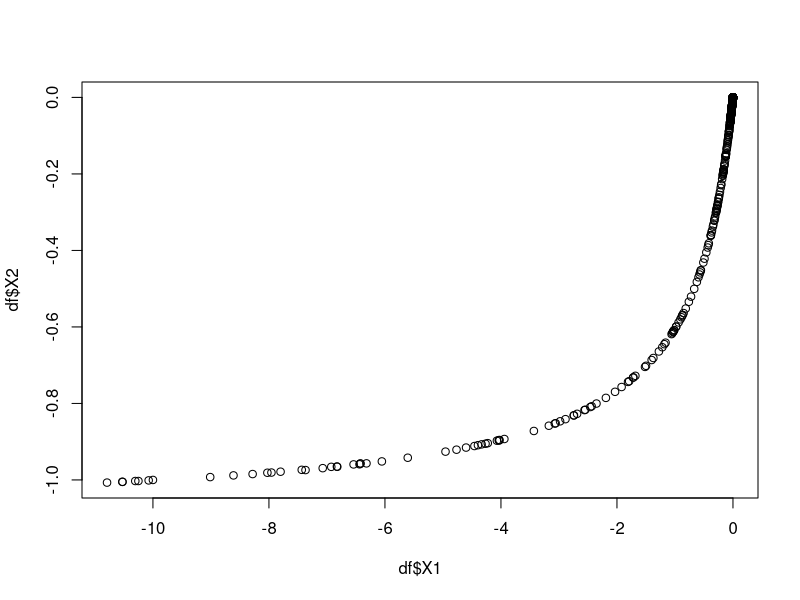
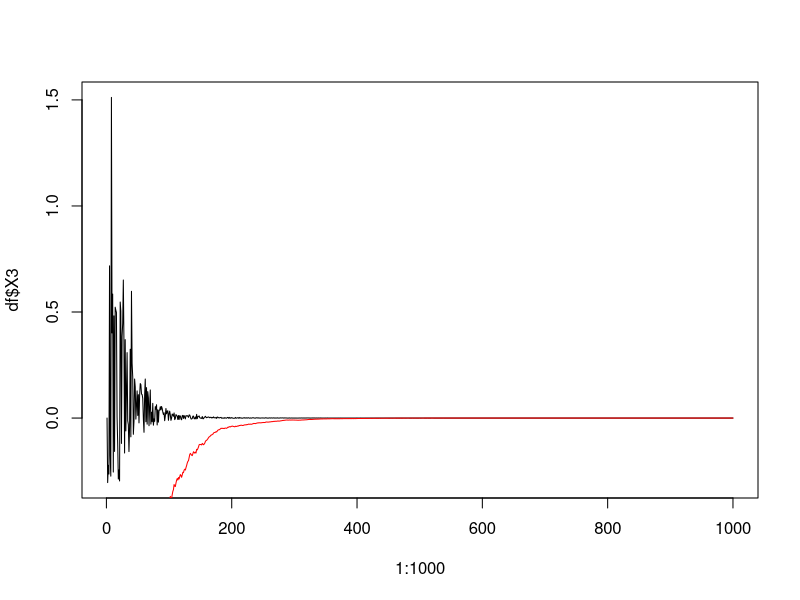
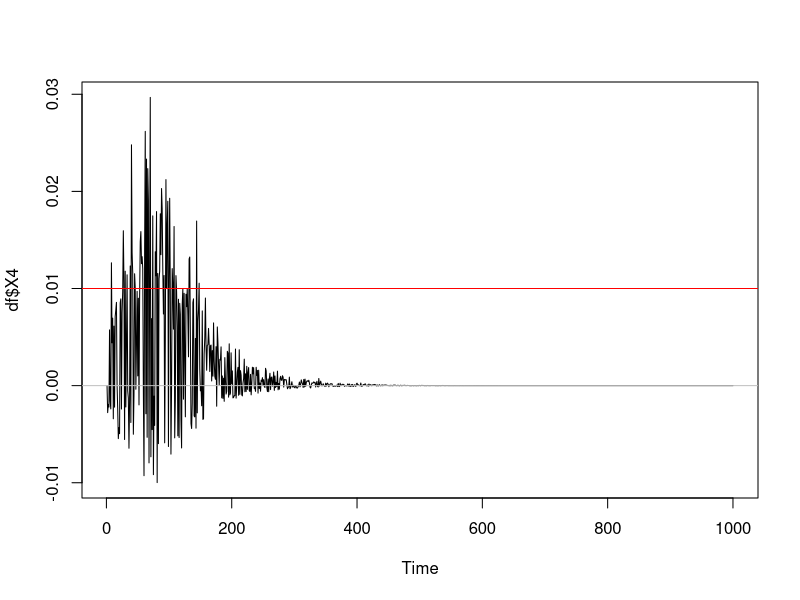

Recreate these plots in R, in order. (Note: this script raises an error after producing the figures.)
#####################################
### Bivariate Truncated Distribution
####################################
###################################
#### Function to find projection
###################################
projection  = function(u)
{
  if(all(u[1] < 0, na.rm = TRUE) && all(u[2] < 0, na.rm = TRUE))
  {
    return(c(0,0))
  } else if (u[1]>0 & u[2]<0)
  {
    return(c(u[1],0))
  } else
  {
    return(c(0,u[2]))
  }
}

####################################
##### Shooting an arrow function
####################################
#u = (x,y): is current position
#c0 = (a,b): is projection from current position 
# v : random draw from standard gaussian distribution
arrow = function(u,c0,z)
{
  x = u[1]
  y = u[2]
  a = c0[1]
  b = c0[2]
  
  z1 = x + z*(x - a)
  z2 = y + z*(y - b)
  return(c(z1,z2))
}

# z = rnorm(1)
# a = 0 
# b = 0
# arrow(4,-5,z)
####################
### Augmented Drift
#################### 
aug_drift= function(x)
{
  x1 = x[1]
  x2 = x[2]
  
  if( x1>0 && x2>0)
  {
    return(-x)
  }
  else
  {
    return(c(-Inf, -Inf))
  }
}

#aug_drift(c(a,b))

########################
##Probability function
#######################
p = function(x,dt,v)
{
  mu = aug_drift(x) 
  temp = sqrt(pi*dt)*v*mu
  return(pnorm(temp/2)) 
}

#p(c(2,-3), 1e-2,z)

###############################################
### AugUBA2D : Truncated Bivariate Gaussian
################################################
AugUBA2d = function(x0,dt,N)
{
  #Initialize
  out = matrix(0 , nrow = N , ncol = 2)
  step = matrix(0 , nrow= N , ncol = 2)
  out[1, ] = x0
  step[1, ] = 0
  for( i in 2:N)
  {
    x1=out[(i-1),1]
    x2= out[(i-1),2]
    print(c(x1,x2))
    
    U = runif(2)
    
    ##If point is inside the support, run UBA
    if(!is.na(x1) && x1 > 0 && !is.na(x2) && x2 > 0){
      print('Entering UBA')
      v = rnorm(2)
      prob = p(out[(i-1), ], dt = dt, v = v)
      b = ifelse(U <= prob, 1, -1)
    }else{ 
      ##Point is outside the support, run AugUBA
      print('Entering AugUBA')
      z = rnorm(1)
      prob = p(out[(i-1), ], dt = dt , v= rep(z,2) )
      
      c0 = projection(out[(i-1), ]) #find projection
      v = arrow(out[(i-1), ], c0,z) #shoot the arrow
      
      # #Calculate the unit sized jump along the arrow
      m = (x2 - c0[2])/(x1 - c0[1])
      if(m == Inf || m == -Inf)
      {
        jump = c(0 , 1)
        #print('m is inf!')
      }else if(m == 0)
      {
        jump = c(1 ,0)
      }
      else{
        jump =  c(1/sqrt(1 + m^2), m/(1+ sqrt(m^2)))
      }
      
      b = ifelse(U<= prob , jump, -jump)
    }
    out[i , ] = out[(i-1) , ] + sqrt(2*dt)*b*v
    step[i, ] = sqrt(2*dt)*b*v
    
    print(i)
  } 
  
  rtn = cbind(out, step)
  return(rtn)
}

### Example 
 
foo_AugUBA = AugUBA2d(x0 = c(-10,-1) , dt = 1e-3, N = 1e3) 
df = data.frame(foo_AugUBA)
plot(df$X1 , df$X2)
plot(1:1e3,df$X3 , type = 'l')
lines(1:1e3 , df$X1 , col = 'red')
ts.plot(df$X4)
abline(h = mean(df$X3), col = 'red')
abline(h = 0 , col = 'grey')

df.clean = df[df$X1 > 0 & df$X2 > 0, ]
correct= nrow(df.clean)
ratio = 1 - (correct/1e3)
ratio
plot(df.clean$X1,df.clean$X2 , main = ratio)
ts.plot(df.clean$X1)
plot.ts(df.clean$X2)
#######################

##When in 3rd quadrant works fine - almost reaches the support
##but does not enter it.
